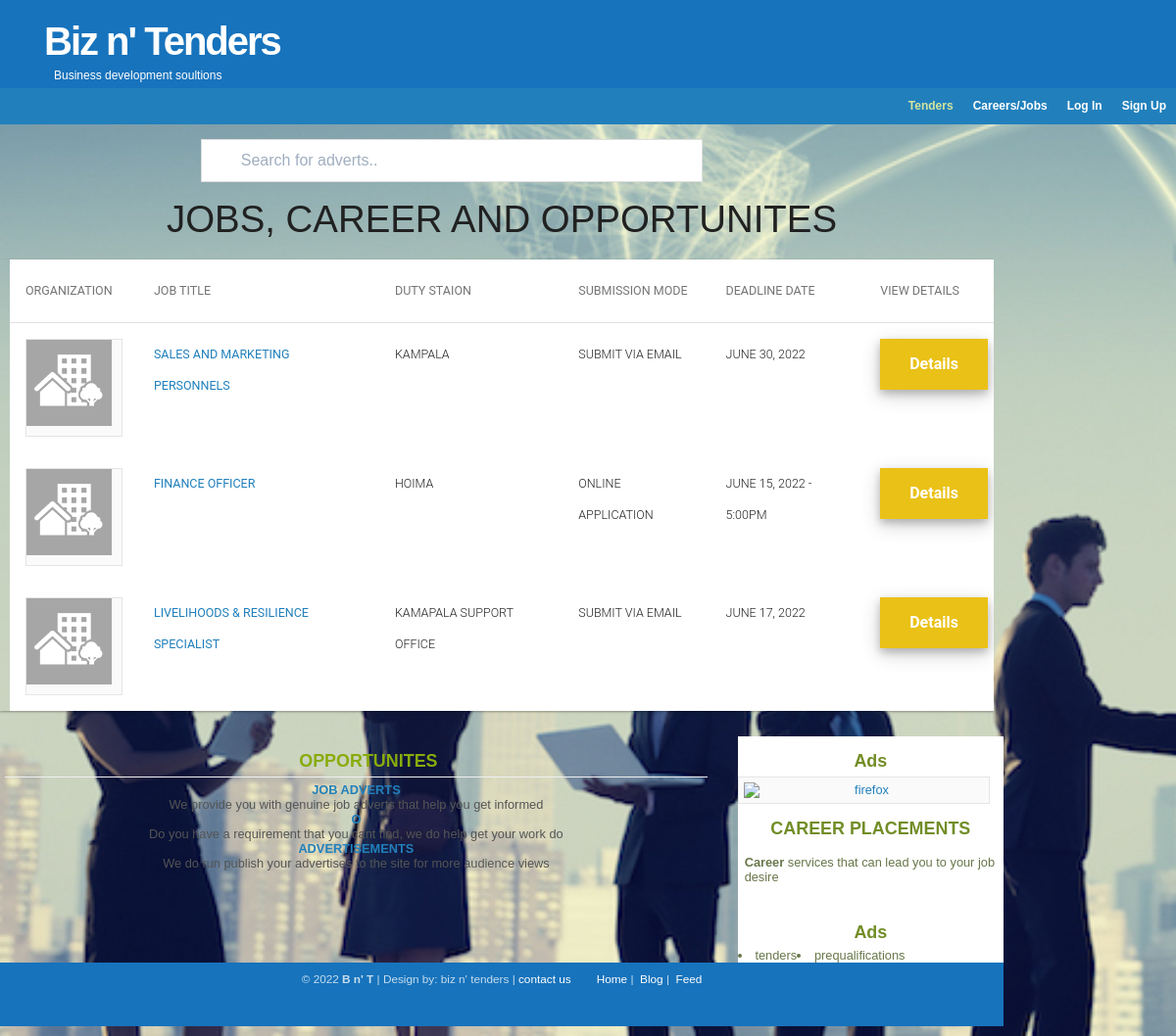
/advert/, run on the app's committed database.
### advert/models.py (models this page shows, shortened)
class Advert(models.Model):
	image = models.ImageField(default= 'default_business.jpg', upload_to = 'business_pics')
	name = models.CharField(max_length=100)
	address = models.CharField(max_length=100)
	email = models.EmailField()
	products = models.ManyToManyField('Item')
	hours = models.CharField(max_length=100, default= 'date')
	details = models.TextField()
	date_posted = models.DateTimeField(auto_now_add= True)
	author = models.ForeignKey(User, on_delete = models.CASCADE)

class Item(models.Model):
    item = models.CharField(max_length=30)
    def __str__(self):
    	return self.item

### advert/views.py (the view)
# urls.py: path('', AdvertListView.as_view(), name='advert-home'),
class AdvertListView(ListView):
	model = Advert
	template_name = 'advert/home.html'
	context_object_name = 'adverts'
	ordering = ['-date_posted']
	paginate_by =5
	def get_queryset(self):
		order_by = self.kwargs.get('order_by') or '-date_posted'
		return Advert.objects.order_by(order_by)

### advert/templates/advert/home.html (shortened to what this page needs)
{% extends "post/base.html" %}
{% block content %}
{% load static %}
<div class="search-bar">
  <input type="text" id="myInput" onkeyup="mySearch()" placeholder="Search for adverts..">
  </div>
  <div id="demo">
    <h1>JOBS, CAREER AND OPPORTUNITES</h1>
    </div>
    <section class="body-cont">
      <div class="main-table">
      <div class="table-responsive-vertical shadow-z-1">
      <table id="table" class="table table-hover table-mc-light-blue">
          <thead>
            <tr>
              <th>Organization</th>
            <th>Job Title</th>
            <th>Duty Staion</th>
            <th>Submission Mode</th>
            <th>Deadline Date</th>
            <th>View details</th>
            </tr>
          </thead>
          <tbody>
            {% for advert in adverts %}
                <tr>
                  <td><img src="{{ advert.image.url }}" style="height: 100px;width: 100px;padding: 0px 10px 10px 0px;float: left;" ></td>
                  <td><a href="{% url 'advert-detail' advert.id %}"><b>{{ advert.name }}</b></a></td>
                  <td>{{ advert.address}}</td>
                  <td>
                    {% for product in advert.products.all %}
                        {{ product }}
                      {% endfor %}
                  </td>
                  <td>{{advert.hours}}</td>
                  <td><a href="{% url 'advert-detail' advert.id %}"><button style="background-color: #EAC117;color: white;padding: 10px 30px;text-align: center;text-decoration: none;display: inline-block;font-size: 16px;cursor: pointer;box-shadow: 0 4px 8px 0 rgba(0, 0, 0, 0.2), 0 6px 20px 0 rgba(0, 0, 0, 0.19);position: relative;bottom: 0px;"><b>Details</b></button></a></td>
                </tr>
            {% endfor %}
          </tbody>
        </table>
      </div>
    </div>
  </section>
<div id="content-wrap">
  <div id="sidebar">
    <h1>Ads</h1>
    <a href="#"><img src="{%static 'world-map.jpg'%}" width="95%" height="40%" alt="firefox" /></a>
    <h1>CAREER PLACEMENTS</h1>
    <ul class="sidemenu">
      <li><strong>Career </strong> services that can lead you to your job desire </p>
    </ul>
    <h1>Ads</h1>
      <div class="motion-items" >
        <marquee style="display:inline-bock;">
        <li>tenders</li>
        <li>prequalifications</li>
    </marquee>
  </div>
  </div>
  <div id="main"> <a name="TemplateInfo"></a>
    <h1>OPPORTUNITES</h1>
    <ul class="sidemenu">
      <li><a href="#"><strong>JOB ADVERTS</strong></a> <br />
        We provide you with genuine job adverts that help you get informed</li>
      <li><a href="#"><strong>O</strong></a> <br />
        Do you have a requirement that you cant find, we do help get your work do</li>
      <li><a href="#"><strong>ADVERTISEMENTS</strong></a> <br />
        We do run publish your advertises to the site for more audience views</li>
    </ul>
  {% endblock content %}

### post/templates/post/base.html (shortened to what this page needs)
{% load static %}
<!DOCTYPE html>
<html lang="en">
<head>
    <link rel="stylesheet" href="https://cdnjs.cloudflare.com/ajax/libs/tailwindcss/1.1.2/tailwind.min.css">
    <link rel="stylesheet" type="text/css" href="{% static 'main.css' %}">
	<link rel="stylesheet" type="text/css" href="{% static 'blog.css' %}">
	<link rel="stylesheet" type="text/css" href="{% static 'table.css' %}">
</head>
<body style="background-image: url('{% static 'business-w1.jpg'%}');background-attachment:fixed; background-size: cover; ">
<div id="wrap">
  <div id="header">
	 <h1 id="logo-text"><a href="{%url 'home'%}" style="color:#fff">Biz n' Tenders</a></h1>
    <h2 id="slogan">Business development soultions</h2>
  </div>
  <div  id="menu">
    <ul>
      <li id="current"><a href="{% url 'post-home' %}">Tenders</a></li>
      <li><a href="{% url 'advert-home' %}">Careers/Jobs</a></li>
      {% if user.is_authenticated %}
      <!-- <li><a href="{% url 'user-dashboardads' user.username %}"><span class="glyphicon glyphicon-user"></span>	My Ads</a></li>
      <li><a href="{% url 'user-dashboard' user.username %}"><span class="glyphicon glyphicon-user"></span>	Dashboard</a></li>
      <li><a href="{% url 'advert-create' %}"><span class="glyphicon glyphicon-user"></span>	Have a business?</a></li>
      <li><a href="{% url 'post-create' %}"><span class="glyphicon glyphicon-user"></span>	Post New Tender</a></li> -->
      <li><a href="{% url 'user-profile' %}"><span class="glyphicon glyphicon-user"></span>	Profile</a></li>
      <li><a href="{% url 'user-logout' %}"><span class="glyphicon glyphicon-user"></span>	Logout</a></li>
      {% else %}
      <li class="item button"><a href="{% url 'user-login' %}">Log In</a></li>
      <li class="item button secondary"><a href="{% url 'user-register' %}">Sign Up</a></li>
      {% endif %}
    </ul>
  </div>
  <div class="container" style="min-height: 100%">
    <br>
    {% block content %}{% endblock%}
</div>
<br>
  <div id="footer">
    <p> &copy; 2022 <strong>B n' T</strong> | Design by: biz n' tenders | <a href="#">contact us</a> &nbsp;&nbsp;&nbsp;&nbsp;&nbsp;&nbsp; <a href="{%url 'home'%}">Home</a>&nbsp;|&nbsp; <a href="{% url 'post-about' %}">Blog</a>&nbsp;|&nbsp; <a href="#">Feed</a> </p>
  </div>
</div>
</body>
</html>

### post/static/main.css (style rules this page uses)
* { margin: 0; padding: 0; }
body { background: white; font: 80% Verdana, Tahoma, arial, sans-serif; color: #555; text-align: center; }
*, *:before, *:after { margin: 0; padding: 0; box-sizing: inherit; }
html { box-sizing: border-box; font-family: "Roboto", sans-serif; -webkit-font-smoothing: antialiased; }
.container { position: relative; overflow: hidden; }
a, a:visited { text-decoration: none; color: #2180BC; background: inherit; }
h1, h2, h3 { font-family: 'Trebuchet MS', Tahoma, Sans-serif; font-weight: Bold; }
h1 { font-size: 130%; }
h2 { font-size: 120%; text-transform: uppercase; color: #dc3545;; }
img { background: #FAFAFA; border: 1px solid #E5E5E5; padding: 5px; }
h1, h2, h3, p { padding: 10px; margin: 0; }
ul, ol { margin: 5px 20px; padding: 0 20px; }
.table { border-collapse: collapse; margin: 10px; }
input { padding:2px; border:2px solid #eee; font: normal 1em Verdana, sans-serif; color:#777; }
#wrap { width:100%; text-align: center; }
#content-wrap { clear: both; width: 100%; padding: 0; margin: 10px auto; }
#header { width:100%; position: relative; height: 90px; background-color: #1773BC; padding: 0; color: #FFF; }
#header h1#logo-text { position: absolute; margin: 0; padding: 0; font: bolder 40px 'Trebuchet MS', Arial, Sans-serif; letter-spacing: -2px; color: #FFF; text-transform: none; top: 20px; left: 45px; }
#header h2#slogan { position: absolute; margin: 0; padding: 0; font: normal 12px 'Trebuchet MS', Arial, Sans-serif; text-transform: none; color: #FFF; top: 70px; left: 55px; }
#menu { clear: both; margin: 0 auto; padding: 0; background-color: #2180BC; font: bold 12px/37px Verdana, Arial, Tahoma, Sans-serif; height: 37px; width: 100%; }
#menu ul { float: right; list-style: none; margin:0; padding: 0; }
#menu ul li { display: inline; }
#menu ul li a { display: block; float: left; padding: 0 10px; color: #FFF; text-decoration: none; }
#menu ul li#current a { color: #D4E59F; }
#main { float: left; width: 70%; padding: 0; margin: 0 0 0 5px; display: inline; }
#main h1 { margin-top: 10px; font: Bold 140% 'Trebuchet MS', Tahoma, Sans-serif; color: #88ac0b; padding: 5px 0 5px 25px; border-bottom: 1px solid #EFF0F1; }
#sidebar { float: right; width: 26.5%; padding: 0; margin: 0; color: #68774A; background-color:white; }
#sidebar h1 { margin-top: 10px; padding: 5px 5px; font: bold 1.4em 'Trebuchet MS', Tahoma, Sans-serif; color: #728D26; }
#sidebar ul.sidemenu { list-style: none; text-align: left; margin: 7px 4px 8px 0; padding: 0; text-decoration: none; background: url(dots.jpg) repeat-x left top; }
#sidebar ul.sidemenu li { list-style: none; background: url(dots.jpg) repeat-x left bottom; padding: 4px 0 4px 5px; margin: 0 2px; color: #68774A; }
#footer { color: #C6DDEE; background-color: #1773BC; clear: both; width:100%; height: 65px; text-align: center; font-size: 92%; }
#footer a { color: #FFF; text-decoration: none; }
#myInput { width: 100%; font-size: 16px; padding: 12px 20px 12px 40px; border: 1px solid #ddd; margin-bottom: 12px; }
.search-bar { width: 50%; margin-right: 20%; margin-left: 20%; }
.motion-items li { float: left; }
img { height: auto; max-width: 100%; vertical-align: middle; }

### data on the page
Advert: image (placeholder picture), name "SALES AND MARKETING PERSONNELS", address "KAMPALA", hours "JUNE 30, 2022"
Item: item "SUBMIT VIA EMAIL"
Advert: image (placeholder picture), name "FINANCE OFFICER", address "HOIMA", hours "JUNE 15, 2022 - 5:00PM"
Item: item "ONLINE APPLICATION"
Advert: image (placeholder picture), name "LIVELIHOODS & RESILIENCE SPECIALIST", address "KAMAPALA SUPPORT OFFICE", hours "JUNE 17, 2022"
